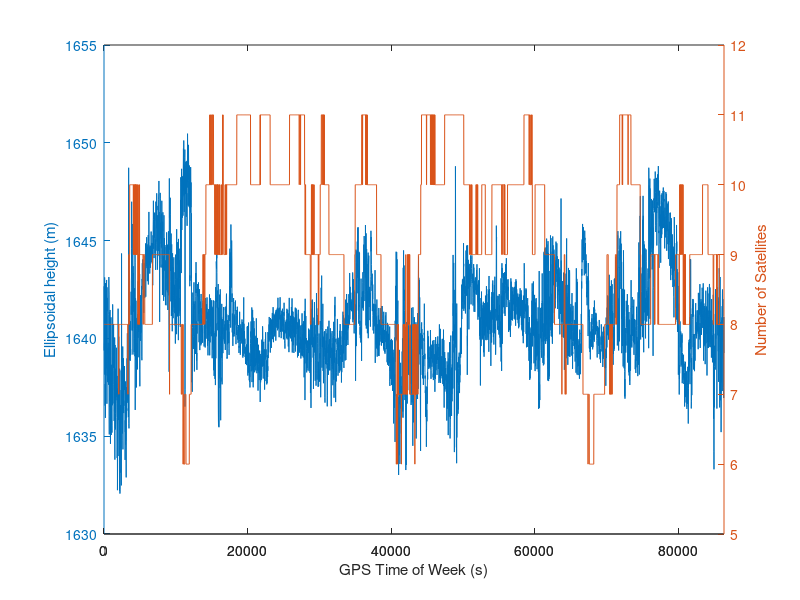
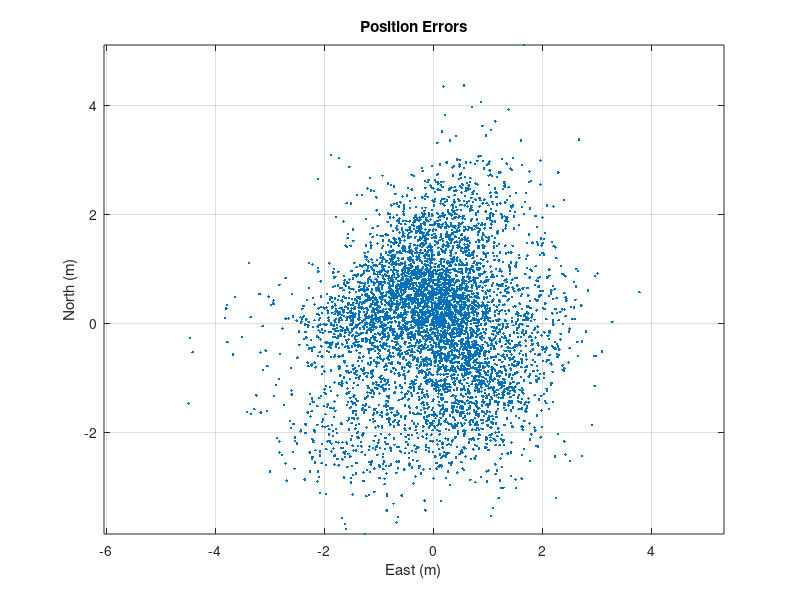

Recreate these plots in MATLAB, in order. (Note: this script raises an error after producing the figures.)
%% HW4: GPS Positioning Accuracy
%% Initialize
fprintf('\n');
clearvars -except function_list pub_opt
close all

%% 1) Ellipsoidal height vs time
% The variation of ellipsoidal height seems to vary more when fewer
% satellites are used in the position solution.
load('GPS2009L1L2_data.mat');
time = data(:,1);
lat = data(:,2);
long = data(:,3);
ell_h = data(:,4);
num_sat = data(:,5);
[haxes, hline1, hline2] = plotyy(time, ell_h, time, num_sat);
ylim(haxes(2), [min(num_sat)-1, max(num_sat)+1]);
xlabel('GPS Time of Week (s)');
ylabel(haxes(1), 'Ellipsoidal height (m)');
ylabel(haxes(2), 'Number of Satellites');

%% 2) Latitude/Longitude errors
% The scatter looks more varied in the y direction (North/South) than the x
% direction.
mean_lat = mean(lat);
lat_err = lat - mean_lat;
mean_long = mean(long);
long_err = long - mean_long;

% Get the error arc-lengths
re = 6378e3; % m
NS_err = 2*pi*re*lat_err/360; 
EW_err = 2*pi*re*long_err/360; 

figure
plot(EW_err, NS_err, '.')
title('Position Errors')
ylabel('North (m)')
xlabel('East (m)')
grid on
axis equal
hold on

%% 3) Compute standard deviations, P, error ellipse, 50% CEP
nn = length(NS_err);
err_radii = sqrt((NS_err.*NS_err)+(EW_err.*EW_err));
CEP_50_radius = err_radii(round(nn/2));
drawellipse(CEP_50_radius,CEP_50_radius,0,0,0,'r-.');

P = cov([EW_err NS_err]);

% Eigenvalues of the covariance matrix are the principle components
[evec,ev]=eig(P);
ell_a=sqrt(ev(1,1));%, evec(:,1)'
ell_b=sqrt(ev(2,2));%, evec(:,2)'
angle=atan2(evec(2,1),evec(1,1));
drawellipse(ell_a,ell_b,angle,0,0,'g-');
